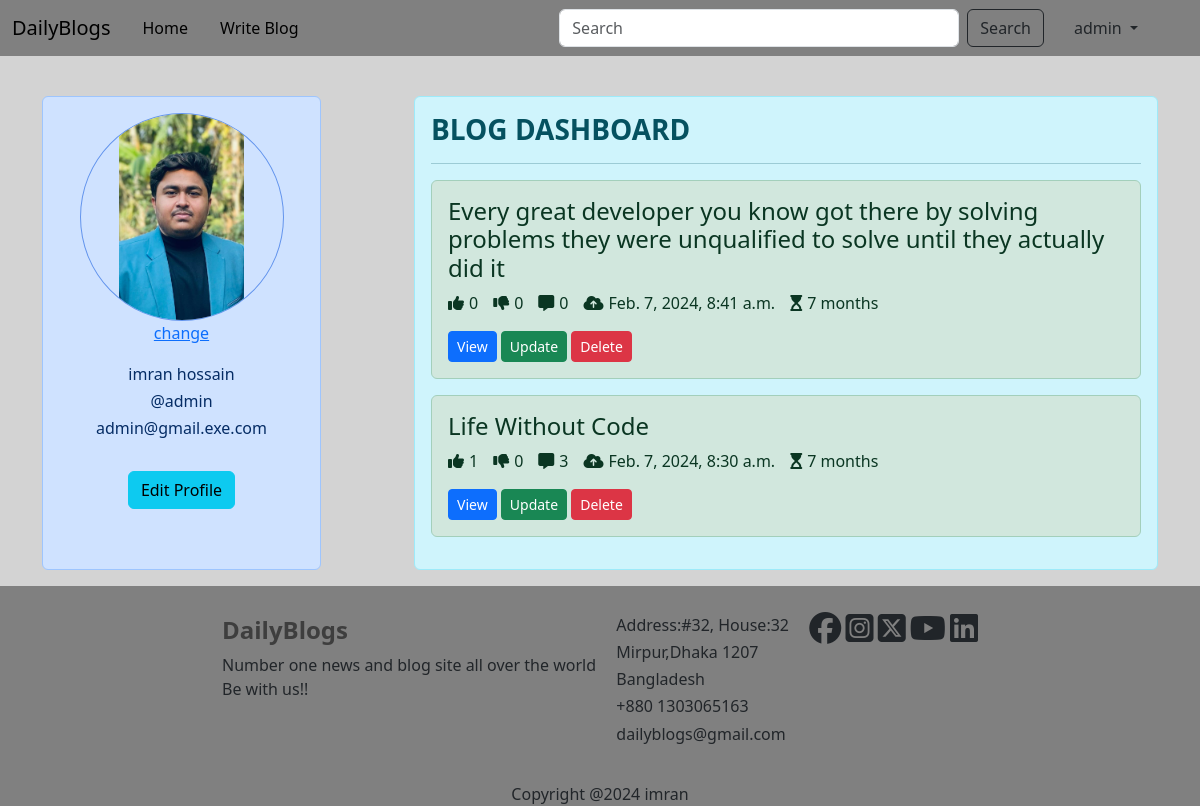
Page /blog/profile/1/ (signed in) on the committed database.
### loginApp/models.py (models this page shows)
class UserProfile(models.Model):
    user = models.OneToOneField(User, on_delete=models.CASCADE, related_name='user_profile')
    profile_picture = models.ImageField(upload_to='profile_picture/')

### blogApp/models.py (models this page shows, shortened)
class Blog(models.Model):
    author = models.ForeignKey(User, on_delete=models.CASCADE, related_name='post_author')
    blog_title = models.CharField(max_length=200, verbose_name='Enter a title')
    slug = models.SlugField(max_length=264, unique=True)
    blog_content = models.TextField()
    blog_image = models.ImageField(upload_to='blog_images/')
    publish_date = models.DateTimeField(auto_now_add=True)
    update_date = models.DateTimeField(auto_now=True)
    class Meta:
        ordering = ['-update_date']

### blogApp/views.py (the view)
# urls.py: path('profile/<int:profile_id>/', views.profile_setting, name='profile'),
@login_required
def profile_setting(request, profile_id):
    blog = Blog.objects.filter(author_id=profile_id)
    return render(request, 'blogApp/profile.html', context={'blogs': blog})

### templates/blogApp/profile.html (shortened to what this page needs)
{% extends 'base.html' %}
{% load static %}
{% block styles %}
    <link href="{% static 'profile.css' %}" rel="stylesheet">
{% endblock %}
{% block main_block %}
    <div class="container">
        <div class="container-left col-3 alert alert-primary" style="text-align: center">
            {% if user.user_profile %}
                <img src="/media/{{ user.user_profile.profile_picture }}" class="rounded-circle profile-pic"
                     alt="profile-image">
                <a href="{% url 'blog_app:profile-picture' %}">change</a>
            {% else %}
                <img src="/media/default_profile.jpg" class="rounded-circle profile-pic" alt="profile-image">
                <a href="{% url 'blog_app:profile-picture' %}" style="margin-left: 100px">upload</a>
            {% endif %}
            <div class="profile-text" style="text-align: center;margin-top: 20px">
                {% if user.first_name or user.last_name %}
                    <h6> {{ user.first_name }} {{ user.last_name }}</h6>
                {% else %}
                    <a href="{% url 'blog_app:profile_change' %}">add full name</a>
                {% endif %}
                <h6> @{{ user.username }}</h6>
                <h6> {{ user.email }}</h6>
                <br>
                <a href="{% url 'blog_app:profile_change' %}" class="btn btn-info">Edit Profile</a>
            </div>
        </div>
        <div class="container-right col-8 alert alert-info">
            <h3><strong>BLOG DASHBOARD</strong></h3>
            <hr>
            {% for blog in blogs %}
                <div class="blog-text alert alert-success">
                    <h4>{{ blog.blog_title }}</h4>
                    <div style="display: flex;">
                        <p style="margin-right: 15px"><i class="fa-solid fa-thumbs-up"
                                                         style="margin-right: 5px"></i>{{ blog.liked_blog.count }}
                        </p>
                        <p style="margin-right: 15px"><i class="fa-solid fa-thumbs-down"
                                                         style="margin-right: 5px"></i>{{ blog.Unliked_blog.count }}
                        </p>
                        <p style="margin-right: 15px"><i class="fa-solid fa-message"
                                                         style="margin-right: 5px"></i>{{ blog.blog_comment.count }}
                        </p>
                        <p style="margin-right: 15px"><i class="fa-solid fa-cloud-arrow-up"
                                                         style="margin-right: 5px"></i>{{ blog.publish_date }}
                        </p>
                        <p style="margin-right: 15px"><i class="fa-solid fa-hourglass-start"
                                                         style="margin-right: 5px"></i>{{ blog.update_date|timesince }}
                        </p>
                    </div>
                    <a href="{% url 'blog_app:blog-details' blog.slug %}" class="btn btn-primary btn-sm">View</a>
                    <a href="{% url 'blog_app:update-blog' blog.pk %}" class="btn btn-success btn-sm">Update</a>
                    <a href="{% url 'blog_app:delete-blog' blog.pk %}" class="btn btn-danger btn-sm">Delete</a>
                </div>
            {% endfor %}
        </div>
    </div>
{% endblock %}

### templates/base.html (shortened to what this page needs)
<!DOCTYPE html>
<html lang="en">
<head>
    {% block styles %} {% endblock %}
    <link href="https://cdn.jsdelivr.net/npm/bootstrap@5.3.2/dist/css/bootstrap.min.css" rel="stylesheet"
>
</head>
<body style="background-color: lightgrey;">
<div class="navbar-expand-lg">
    <nav class="navbar navbar-expand-lg bg-body-tertiary " style="background-color: red;margin: 0;padding: 0">
        <div class="container-fluid" style="background-color: gray">
            <a class="navbar-brand" href="/">DailyBlogs</a>
            <div class="collapse navbar-collapse" id="navbarSupportedContent">
                <ul class="navbar-nav me-auto mb-2 mb-lg-0">
                    <li class="nav-link">
                        <a class="nav-link " aria-current="page" href="/" style="color: black">Home</a>
                    </li>
                    <li class="nav-link">
                        <a class="nav-link " aria-current="page" href="{% url 'blog_app:create-blog' %}" style="color: black">Write Blog</a>
                    </li>
                </ul>
                <form class="d-flex" role="search" method="GET" action="{% url 'blog_app:search-blog' %}">
                    <input class="form-control me-2" type="search" placeholder="Search" aria-label="Search"
                           name="q" id="q" style="width: 400px">
                    <button class="btn btn-outline-dark" type="submit">Search</button>
                </form>
                {% if user.is_authenticated %}
                    <div class="dropdown" style="margin: 0 50px 0 30px">
                        <a class="nav-link dropdown-toggle" type="button" id="dropdownMenuButton1"
                           data-bs-toggle="dropdown" aria-expanded="false">
                            {{ user.username }}
                        </a>
                    </div>
                {% else %}
                    <a class="nav-link" href="{% url 'login_app:register' %} " style="margin:0 30px 0 50px; color: black">SignUp</a>
                    <a class="nav-link" href="{% url 'login_app:login' %}" style="margin:0 30px 0 0 ;color: black">login</a>
                {% endif %}
            </div>
        </div>
    </nav>
</div>
{% block main_block %}
{% endblock %}
<footer>
    <div class="row justify-content-center" style="background-color: gray;">
        <div class="col-8" style="display: flex;justify-content: space-between;padding: 30px;">
            <div>
            <a href="/" style="text-decoration: none;color:#3e3e3e"><h4><strong>DailyBlogs</strong></h4></a>
                <p>Number one news and blog site all over the world<br>Be with us!!</p>
        </div>
        <div>
            <h6>Address:#32, House:32</h6>
            <h6>Mirpur,Dhaka 1207</h6>
            <h6>Bangladesh</h6>
            <h6>+880 1303065163</h6>
            <h6>dailyblogs@gmail.com</h6>
        </div>
        <div>
            <i class="fa-brands fa-facebook fa-2xl"></i>
            <i class="fa-brands fa-square-instagram fa-2xl"></i>
            <i class="fa-brands fa-square-x-twitter fa-2xl"></i>
            <i class="fa-brands fa-youtube fa-2xl"></i>
            <i class="fa-brands fa-linkedin fa-2xl"></i>
        </div>
        </div>
        <div style="text-align: center">
        Copyright @2024 imran
    </div>
    </div>
</footer>
</body>
</html>

### static/profile.css (style rules this page uses)
.container { display: flex; margin-top: 40px; justify-content: space-between; }
.profile-pic { height: 208px; width: 204px; object-fit: contain; border: 1px solid cornflowerblue; margin-left: auto; margin-right:auto; display: block; }

### rows in the picture
Blog: blog_title "Every great developer you know got there by solving problems they were unqualified to solve until they actually did it", liked_blog.count "0", Unliked_blog.count "0", blog_comment.count "0", publish_date "Feb. 7, 2024, 8:41 a.m.", update_date "7 months"
Blog: blog_title "Life Without Code", liked_blog.count "1", Unliked_blog.count "0", blog_comment.count "3", publish_date "Feb. 7, 2024, 8:30 a.m.", update_date "7 months"

### other values in the picture
{{ user.username }} "admin"
{{ user.first_name }} "imran"
{{ user.last_name }} "hossain"
{{ user.email }} "admin@gmail.exe.com"
